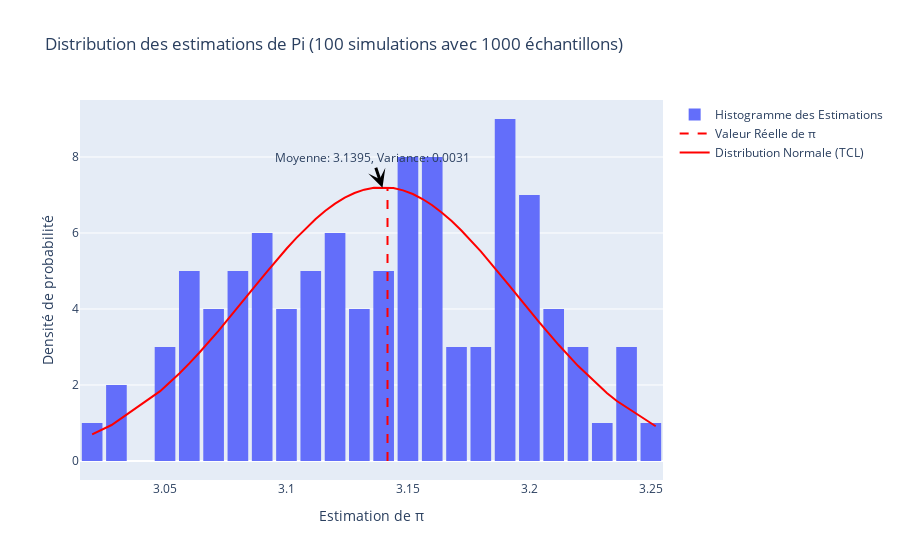
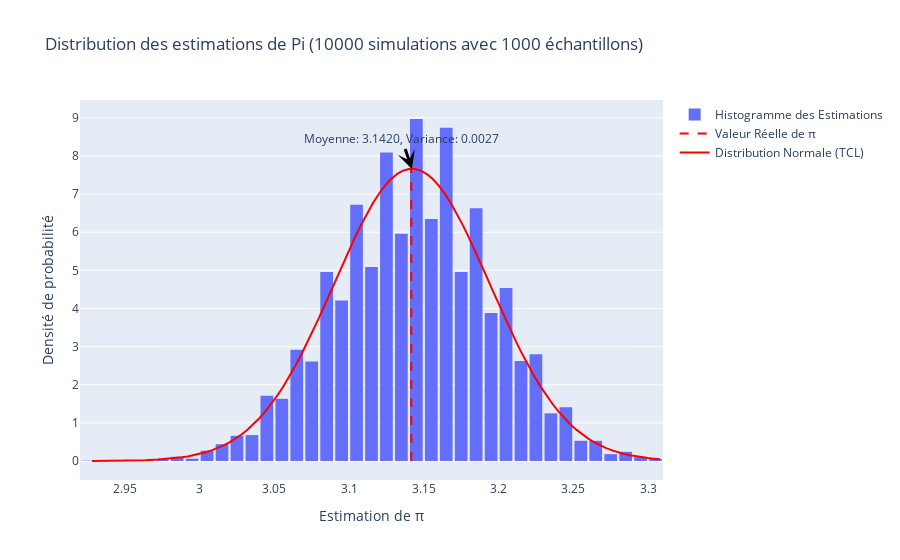

These figures' notebook cell, in order:
### Markdown cell above
>Cette approche illustre la loi des grands nombres, qui stipule que la moyenne d'une série d'observations tirées aléatoirement d'une distribution converge vers la moyenne théorique (ou attendue) de cette distribution à mesure que le nombre d'observations augmente. En d'autres termes, plus on effectue d'échantillonnages, plus la moyenne de ces échantillons se rapproche de l'espérance mathématique de la population totale.

### Code cell
# (Bonus) - Faire 100 simulations de l'estimation par Monte Carlo de $\pi$ avec $N = 1000$ échantillons

def create_pi_estimation_graph(num_simulations, num_samples):
    pi_estimates = [estimate_pi_monte_carlo(num_samples) for _ in range(num_simulations)]
    mean_estimate = np.mean(pi_estimates)
    variance_estimate = np.var(pi_estimates)
    normal_distribution = norm.pdf(sorted(pi_estimates), mean_estimate, np.sqrt(variance_estimate))

    fig = go.Figure()
    fig.add_trace(go.Histogram(x=pi_estimates, nbinsx=40, opacity=1, name='Histogramme des Estimations', histnorm='probability density'))
    fig.add_trace(go.Scatter(x=[np.pi, np.pi], y=[0, max(normal_distribution)], mode='lines', line=dict(color='red', dash='dash'), name='Valeur Réelle de π'))
    fig.add_trace(go.Scatter(x=sorted(pi_estimates), y=normal_distribution, mode='lines', line=dict(color='red'), name='Distribution Normale (TCL)'))
    fig.update_layout(
        title=f'Distribution des estimations de Pi ({num_simulations} simulations avec {num_samples} échantillons)',
        xaxis_title='Estimation de π',
        yaxis_title='Densité de probabilité',
        bargap=0.15
    )
    fig.add_annotation(
        x=mean_estimate,
        y=max(normal_distribution),
        text=f"Moyenne: {mean_estimate:.4f}, Variance: {variance_estimate:.4f}",
        showarrow=True,
        arrowwidth=3,
        arrowhead=3,
        arrowcolor="black",
        font_size=12
    )
    return fig

fig_100 = create_pi_estimation_graph(100, 1000)
fig_100.show()

fig_10000 = create_pi_estimation_graph(10000, 1000)
fig_10000.show()

### Figure 1 — Plotly figure (JSON) as saved in the notebook; plotly's stock layout.template omitted (floating-point values rounded to 4 significant figures)
{"data": [{"histnorm": "probability density", "name": "Histogramme des Estimations", "nbinsx": 40, "opacity": 1, "type": "histogram", "x": [3.132, 3.212, 3.092, 3.184, 3.156, 3.136, 3.236, 3.136, 3.2, 3.048, 3.108, 3.152, 3.12, 3.188, 3.188, 3.168, 3.204, 3.104, 3.212, 3.18, 3.148, 3.124, 3.072, 3.064, 3.232, 3.052, 3.216, 3.22, 3.196, 3.136, 3.108, 3.196, 3.132, 3.052, 3.108, 3.156, 3.172, 3.192, 3.164, 3.188, 3.148, 3.188, 3.188, 3.196, 3.076, 3.088, 3.096, 3.212, 3.152, 3.088, 3.02, 3.236, 3.104, 3.088, 3.172, 3.124, 3.1, 3.088, 3.156, 3.188, 3.076, 3.148, 3.148, 3.08, 3.188, 3.144, 3.064, 3.072, 3.072, 3.204, 3.128, 3.06, 3.084, 3.2, 3.028, 3.136, 3.108, 3.092, 3.112, 3.16, 3.056, 3.08, 3.028, 3.128, 3.064, 3.12, 3.16, 3.18, 3.152, 3.22, 3.152, 3.212, 3.16, 3.116, 3.252, 3.164, 3.236, 3.116, 3.188, 3.072]}, {"line": {"color": "red", "dash": "dash"}, "mode": "lines", "name": "Valeur Réelle de π", "type": "scatter", "x": [3.142, 3.142], "y": [0, 7.192]}, {"line": {"color": "red"}, "mode": "lines", "name": "Distribution Normale (TCL)", "type": "scatter", "x": [3.02, 3.028, 3.028, 3.048, 3.052, 3.052, 3.056, 3.06, 3.064, 3.064, 3.064, 3.072, 3.072, 3.072, 3.072, 3.076, 3.076, 3.08, 3.08, 3.084, 3.088, 3.088, 3.088, 3.088, 3.092, 3.092, 3.096, 3.1, 3.104, 3.104, 3.108, 3.108, 3.108, 3.108, 3.112, 3.116, 3.116, 3.12, 3.12, 3.124, 3.124, 3.128, 3.128, 3.132, 3.132, 3.136, 3.136, 3.136, 3.136, 3.144, 3.148, 3.148, 3.148, 3.148, 3.152, 3.152, 3.152, 3.152, 3.156, 3.156, 3.156, 3.16, 3.16, 3.16, 3.164, 3.164, 3.168, 3.172, 3.172, 3.18, 3.18, 3.184, 3.188, 3.188, 3.188, 3.188, 3.188, 3.188, 3.188, 3.188, 3.192, 3.196, 3.196, 3.196, 3.2, 3.2, 3.204, 3.204, 3.212, 3.212, 3.212, 3.212, 3.216, 3.22, 3.22, 3.232, 3.236, 3.236, 3.236, 3.252], "y": [0.7006, 0.9472, 0.9472, 1.837, 2.065, 2.065, 2.309, 2.568, 2.842, 2.842, 2.842, 3.425, 3.425, 3.425, 3.425, 3.731, 3.731, 4.043, 4.043, 4.358, 4.674, 4.674, 4.674, 4.674, 4.986, 4.986, 5.291, 5.586, 5.866, 5.866, 6.128, 6.128, 6.128, 6.128, 6.369, 6.585, 6.585, 6.772, 6.772, 6.929, 6.929, 7.052, 7.052, 7.141, 7.141, 7.192, 7.192, 7.192, 7.192, 7.183, 7.123, 7.123, 7.123, 7.123, 7.026, 7.026, 7.026, 7.026, 6.894, 6.894, 6.894, 6.73, 6.73, 6.73, 6.535, 6.535, 6.313, 6.067, 6.067, 5.516, 5.516, 5.218, 4.911, 4.911, 4.911, 4.911, 4.911, 4.911, 4.911, 4.911, 4.598, 4.282, 4.282, 4.282, 3.968, 3.968, 3.657, 3.657, 3.058, 3.058, 3.058, 3.058, 2.775, 2.505, 2.505, 1.785, 1.578, 1.578, 1.578, 0.9146]}], "layout": {"annotations": [{"arrowcolor": "black", "arrowhead": 3, "arrowwidth": 3, "font": {"size": 12}, "showarrow": true, "text": "Moyenne: 3.1395, Variance: 0.0031", "x": 3.14, "y": 7.192}], "bargap": 0.15, "title": {"text": "Distribution des estimations de Pi (100 simulations avec 1000 échantillons)"}, "xaxis": {"title": {"text": "Estimation de π"}}, "yaxis": {"title": {"text": "Densité de probabilité"}}}}

### Figure 2 — Plotly figure (JSON) as saved in the notebook; plotly's stock layout.template omitted (floating-point values rounded to 4 significant figures; data arrays with more than 128 entries replaced by an {"elided": "..."} marker saying what was removed)
{"data": [{"histnorm": "probability density", "name": "Histogramme des Estimations", "nbinsx": 40, "opacity": 1, "type": "histogram", "x": {"elided": "10000 float values"}}, {"line": {"color": "red", "dash": "dash"}, "mode": "lines", "name": "Valeur Réelle de π", "type": "scatter", "x": [3.142, 3.142], "y": [0, 7.66]}, {"line": {"color": "red"}, "mode": "lines", "name": "Distribution Normale (TCL)", "type": "scatter", "x": {"elided": "10000 float values"}, "y": {"elided": "10000 float values"}}], "layout": {"annotations": [{"arrowcolor": "black", "arrowhead": 3, "arrowwidth": 3, "font": {"size": 12}, "showarrow": true, "text": "Moyenne: 3.1420, Variance: 0.0027", "x": 3.142, "y": 7.66}], "bargap": 0.15, "title": {"text": "Distribution des estimations de Pi (10000 simulations avec 1000 échantillons)"}, "xaxis": {"title": {"text": "Estimation de π"}}, "yaxis": {"title": {"text": "Densité de probabilité"}}}}
